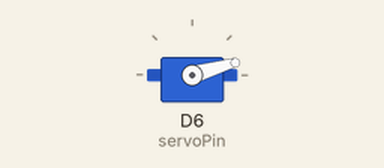
Bench run of a sketch on a simulated ESP8266 (NodeMCU). Shown: servo. What the sketch prints to the serial monitor is not drawn.

Above: at 0.05 s.
At 2.2 s:
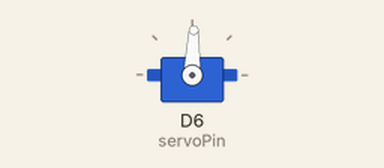
At 4.35 s:
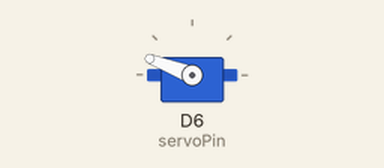
At 8.65 s:
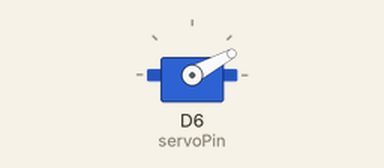
Timing chart, 0 to 11.7 s (numbered marks = the images above):
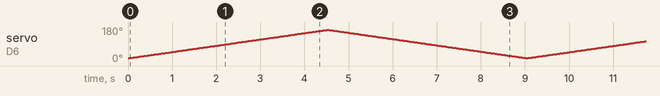

The sketch:

servo_automatictest.ino
```cpp
#include <Servo.h>

Servo myservo;
#define servoPin D6

void setup() {
  Serial.begin(115200);
  myservo.attach(servoPin);
  myservo.write(0);
}

void loop() {
  for(int i=15;i<=165;i++){
    myservo.write(i);
    delay(30);
    Serial.print(i);
  }
  for(int i=165;i>15;i--){
    myservo.write(i);
    delay(30);
    Serial.print(i);
  }
}
```
